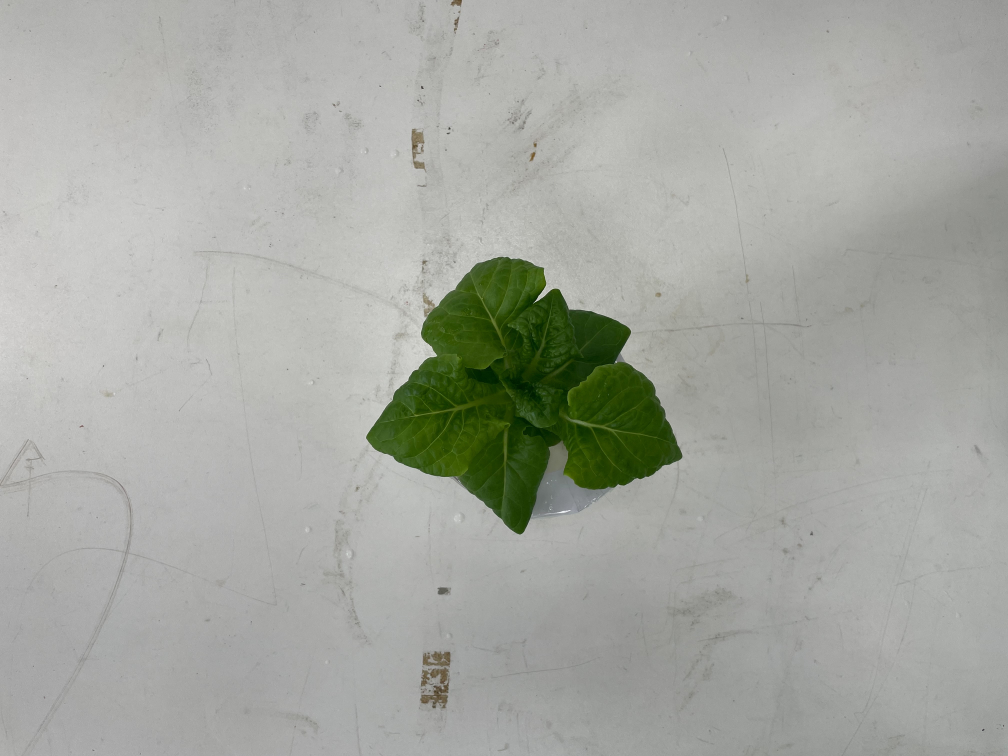
#> input picture leaf/31d014g003.jpg, 4032 x 3024 px (shown at 1/4 size); its folder holds only this picture in this run
$ python save.py
#> lines starting #> are read from the running program, lines starting #| are printed output that depends on the picture; after the words box and inside, x2 and y2 are one past the last pixel; in counts of white or black regions, pixels touching at a corner belong together
import cv2
import numpy as np
import os
import pandas as pd

#計算高度的副程式
# [36 lines left out: function heigh, not called in this run]

#計算葉面積的副程式，距離變換和分水領算法分割圖像的前景和背景
def leaf_area(gray_img):
    #生成二值化圖像
    ret,thresh_img = cv2.threshold(gray_img, 127, 255, cv2.THRESH_BINARY_INV )
    kernel = np.ones((3,3), np.uint8)
    #去除雜訊
    open_img = cv2.morphologyEx(thresh_img, cv2.MORPH_OPEN, kernel, iterations=2)
    #距離變換圖像
    dst_img = cv2.distanceTransform(open_img, cv2.DIST_L2, maskSize=5)
    #得到前景區域
    ret, sure_fg = cv2.threshold(dst_img, 0.7 * dst_img.max(), 255, cv2.THRESH_BINARY)
    #得到擴大的背景區域
    sure_bg = cv2.dilate(open_img, kernel, iterations=3)
    #擴大背景區域與前景區域的差異
    sure_fg = np.uint8(sure_fg)
    unknown = cv2.subtract(sure_bg, sure_fg)
    #標記前景
    ret, markers = cv2.connectedComponents(sure_fg)
    markers += 1
    markers[unknown == 255] = 0
    #使用分水嶺算法對圖像進行分割
    watershed_img = cv2.watershed(small_img, markers)
    #標記邊界區域
    small_img[watershed_img == -1] = [0, 0, 255]
    #創建黑色遮罩
    mask = np.zeros(gray_img.shape, dtype=np.uint8)
    #分割結果中標記值大於 1 的區域設置為白色代表葉片
    mask[markers > 1] = 255
    #應用到圖像中
    masked_img = cv2.bitwise_and(small_img, small_img, mask=mask)
    #轉換為灰度圖像
    masked_gray_img = cv2.cvtColor(masked_img, cv2.COLOR_BGR2GRAY)
    #生成二值圖像
    ret, masked_thresh = cv2.threshold(masked_gray_img, 0, 255,
                                       cv2.THRESH_BINARY )
    #計算白色區域像素
    area = cv2.countNonZero(masked_thresh)
    real_area = area // 261
    print(f"{file_name} 面積: {real_area} mc²")
    return real_area

# 指定資料夹
folder_path = "leaf"

# 讀取資料夾中的所有檔名
file_names = os.listdir(folder_path)

# 依照第8、9、10個(編號)字排序，然後照前2個字（天數）排序
file_names.sort(key=lambda x: (x[7:10],x[:2]))

results = []

for file_name in file_names:
    # 讀取圖像
    img_path = os.path.join(folder_path, file_name)
    img = cv2.imread(img_path)
#> img is the input picture: shape (3024, 4032, 3); mean B, G, R 161.2, 167.9, 165.5

    # 取得圖像的原始尺寸
    original_height, original_width, original_channels = img.shape

    # 缩小圖像(*0.2)
    new_width = int(original_width * 0.2)
    new_height = int(original_height * 0.2)
    small_img = cv2.resize(img, (new_width, new_height), interpolation=cv2.INTER_AREA)

    #轉換為灰度
    gray_img = cv2.cvtColor(small_img, cv2.COLOR_BGR2GRAY)

    #檔名的天數、重量、編號也要寫進excel中
    day = int(file_name[:2])
    group = file_name[8:10]
    weight = file_name[3:6]

    #依照規定分別計算正面照(0)的面積和側面照(1)的高度，並將結果添加到results列表中
    if file_name[7] == '0':
        area=leaf_area(gray_img)
#> in leaf_area, `ret,thresh_img = cv2.threshold(gray_img, 127, 255, cv2.THRESH_BINARY_I..`:
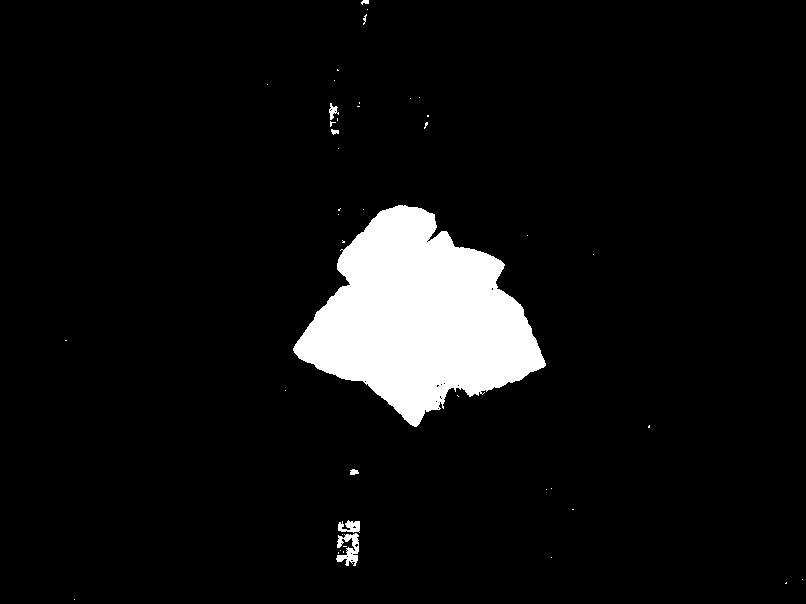
#> thresh_img: shape (604, 806); 6.8% white; 43 white regions (36 under 20 px), largest, box (x1, y1, x2, y2) and area: (293, 205, 546, 427) 31973, (336, 533, 359, 566) 418, (338, 520, 360, 533) 193
#> in leaf_area, `ret, sure_fg = cv2.threshold(dst_img, 0.7 * dst_img.max(), 255, cv2.TH..`:
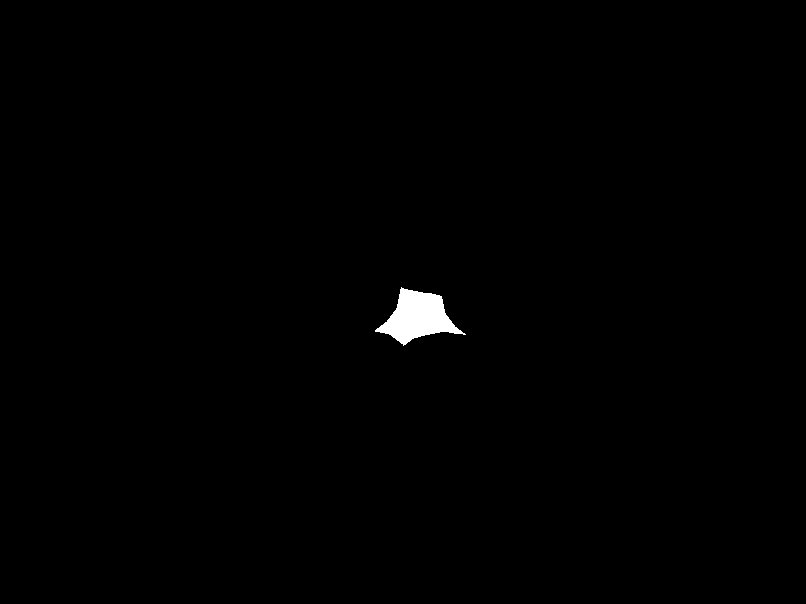
#> sure_fg: shape (604, 806) float32; 0.54% white; 1 white region, box (x1, y1, x2, y2) and area: (375, 287, 466, 346) 2615
#> in leaf_area, `ret, sure_fg = cv2.threshold(dst_img, 0.7 * dst_img.max(), 255, cv2.TH..`: ret = 51.88
#> in leaf_area, `unknown = cv2.subtract(sure_bg, sure_fg)`:
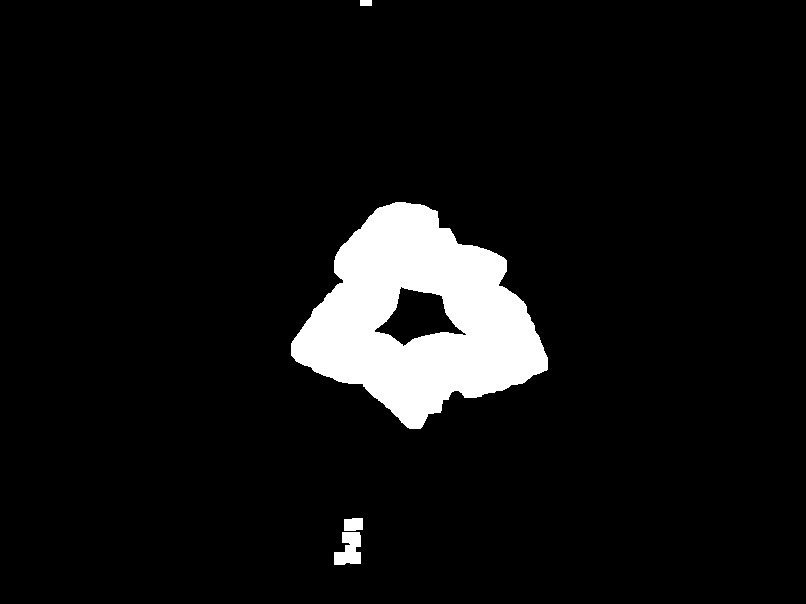
#> unknown: shape (604, 806); 6.8% white; 4 white regions, box (x1, y1, x2, y2) and area: (291, 202, 548, 429) 32328, (334, 532, 361, 565) 647, (344, 518, 363, 531) 232, (360, 0, 372, 6) 72
#> in leaf_area, `ret, markers = cv2.connectedComponents(sure_fg)`: ret = 2
#> in leaf_area, `markers[unknown == 255] = 0`:
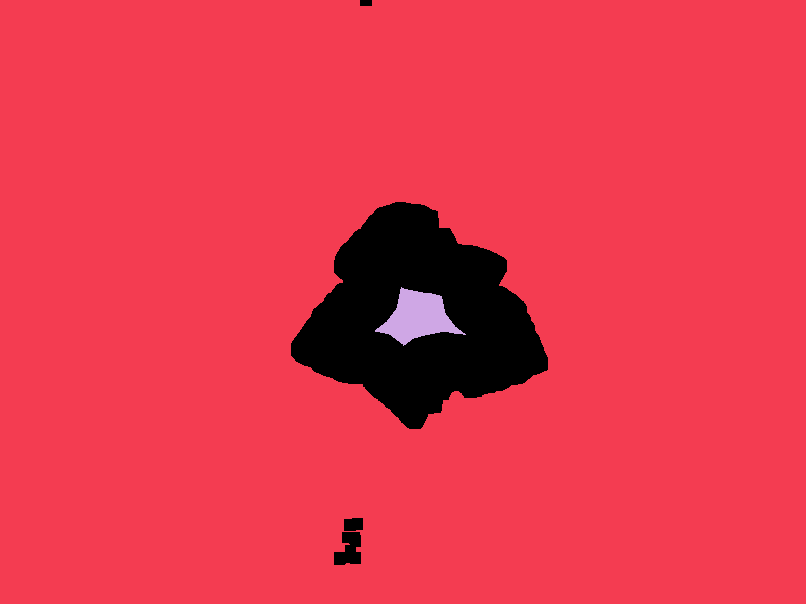
#> markers: shape (604, 806) int32; 3 distinct labels, from 0 to 2; one colour per label, 0 black
#> in leaf_area, `watershed_img = cv2.watershed(small_img, markers)`:
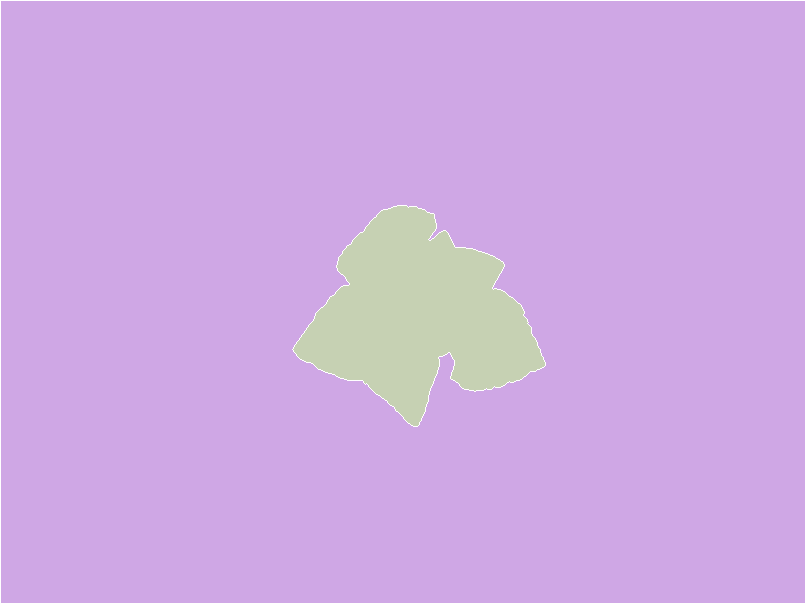
#> watershed_img: shape (604, 806) int32; 3 distinct labels, from -1 to 2; one colour per label, 0 black, -1 white
#> in leaf_area, `small_img[watershed_img == -1] = [0, 0, 255]`:
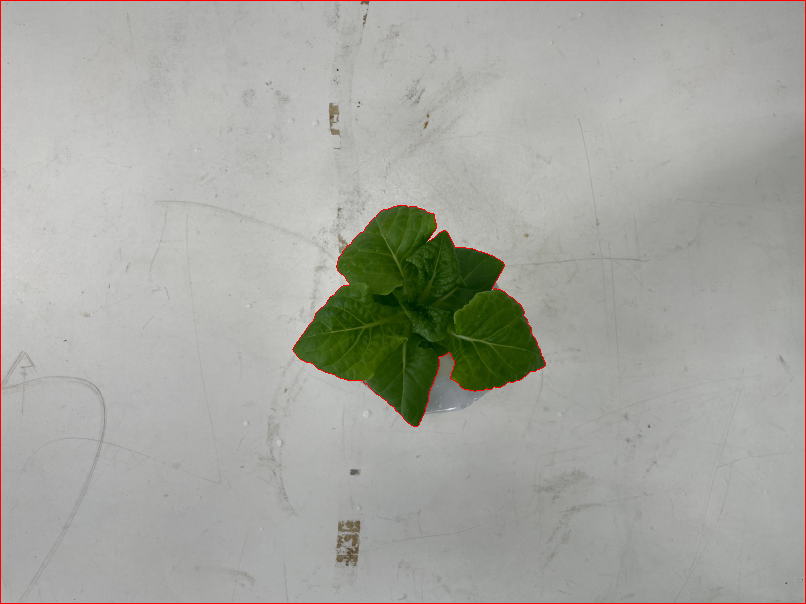
#> small_img: shape (604, 806, 3); mean B, G, R 160.1, 166.8, 166.2
#> in leaf_area, `ret, masked_thresh = cv2.threshold(masked_gray_img, 0, 255, cv2.THRESH..`:
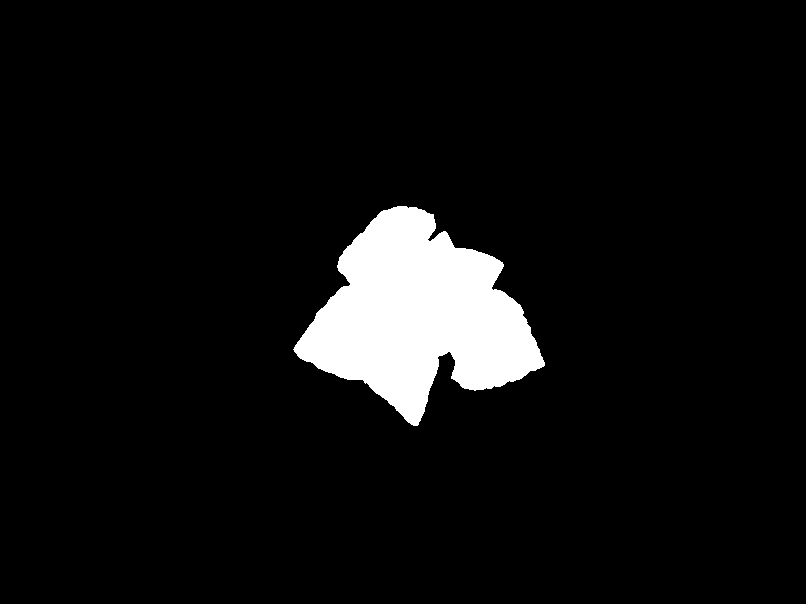
#> masked_thresh: shape (604, 806); 6.3% white; 1 white region, box (x1, y1, x2, y2) and area: (293, 206, 545, 426) 30468
#> in leaf_area, `area = cv2.countNonZero(masked_thresh)`: area = 30468
#> in leaf_area, `real_area = area // 261`: real_area = 116
#| 31d014g003.jpg 面積: 116 mc²
#> area = 116
        if area is not None:
            results.append({'Plant ID': group,'day': day,  'type': 'area', 'value': area,'weight': weight})
    elif file_name[7] == '1':
        height=heigh(gray_img, new_height, new_width)
        if height is not None:
            results.append({'Plant ID': group, 'day': day, 'type': 'height', 'value': height,'weight': weight})

#將結果轉換為 Pandas DataFrame
df = pd.DataFrame(results)
#> df = table of 1 rows and 5 columns

# 調整 DataFrame 的結構，使同一張照片的面積和高度在同一橫排
df = df.pivot_table(index=['Plant ID','day', 'weight'], columns='type', values='value').reset_index()
#> df = table of 1 rows and 4 columns
#保存到 Excel 文件中
df.to_excel('leaf_results.xlsx', index=False)
